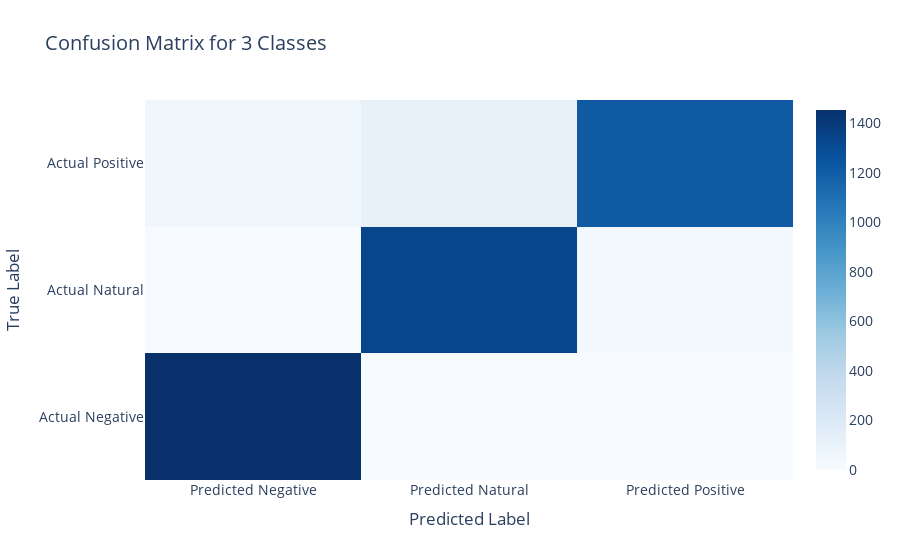

Notebook cell for this chart:
### Code cell
import plotly.graph_objects as go

class_names = ['Negative', 'Natural', 'Positive']

fig = go.Figure(data=go.Heatmap(
        z=conf_matrix,
        x=[f'Predicted {label}' for label in class_names],  # predicted labels
        y=[f'Actual {label}' for label in class_names],  # actual labels
        hoverongaps=False,
        colorscale='Blues'  # Customize colorscale as needed
    ))

# Update layout for better readability
fig.update_layout(
    title='Confusion Matrix for 3 Classes',
    xaxis_title='Predicted Label',
    yaxis_title='True Label',
    font=dict(size=14)
)

# Show the plot
fig.show()

### Figure 1 — Plotly figure (JSON) as saved in the notebook; plotly's stock layout.template omitted (floating-point values rounded to 4 significant figures)
{"data": [{"colorscale": [[0, "rgb(247,251,255)"], [0.125, "rgb(222,235,247)"], [0.25, "rgb(198,219,239)"], [0.375, "rgb(158,202,225)"], [0.5, "rgb(107,174,214)"], [0.625, "rgb(66,146,198)"], [0.75, "rgb(33,113,181)"], [0.875, "rgb(8,81,156)"], [1, "rgb(8,48,107)"]], "hoverongaps": false, "type": "heatmap", "x": ["Predicted Negative", "Predicted Natural", "Predicted Positive"], "y": ["Actual Negative", "Actual Natural", "Actual Positive"], "z": [[1453, 0, 0], [2, 1338, 34], [61, 115, 1218]]}], "layout": {"font": {"size": 14}, "title": {"text": "Confusion Matrix for 3 Classes"}, "xaxis": {"title": {"text": "Predicted Label"}}, "yaxis": {"title": {"text": "True Label"}}}}
